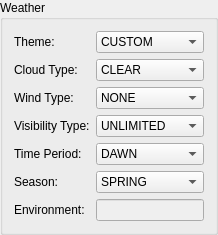
         <widget class="QGroupBox" name="weatherGroupBox">
          <property name="title">
           <string>Weather</string>
          </property>
          <layout class="QGridLayout" name="gridLayout_25">
           <item row="1" column="0">
            <widget class="QLabel" name="label_72">
             <property name="text">
              <string>Cloud Type:</string>
             </property>
            </widget>
           </item>
           <item row="1" column="1">
            <widget class="QComboBox" name="weatherCloudCombo">
             <item>
              <property name="text">
               <string>CLEAR</string>
              </property>
             </item>
             <item>
              <property name="text">
               <string>FEW</string>
              </property>
             </item>
             <item>
              <property name="text">
               <string>SCATTERED</string>
              </property>
             </item>
             <item>
              <property name="text">
               <string>BROKEN</string>
              </property>
             </item>
             <item>
              <property name="text">
               <string>OVERCAST</string>
              </property>
             </item>
            </widget>
           </item>
           <item row="2" column="0">
            <widget class="QLabel" name="label_73">
             <property name="text">
              <string>Wind Type:</string>
             </property>
            </widget>
           </item>
           <item row="2" column="1">
            <widget class="QComboBox" name="weatherWindCombo">
             <item>
              <property name="text">
               <string>NONE</string>
              </property>
             </item>
             <item>
              <property name="text">
               <string>BREEZE</string>
              </property>
             </item>
             <item>
              <property name="text">
               <string>LIGHT</string>
              </property>
             </item>
             <item>
              <property name="text">
               <string>MODERATE</string>
              </property>
             </item>
             <item>
              <property name="text">
               <string>HEAVY</string>
              </property>
             </item>
             <item>
              <property name="text">
               <string>SEVERE</string>
              </property>
             </item>
            </widget>
           </item>
           <item row="3" column="0">
            <widget class="QLabel" name="label_74">
             <property name="text">
              <string>Visibility Type:</string>
             </property>
            </widget>
           </item>
           <item row="3" column="1">
            <widget class="QComboBox" name="weatherVisibilityCombo">
             <item>
              <property name="text">
               <string>UNLIMITED</string>
              </property>
             </item>
             <item>
              <property name="text">
               <string>FAR</string>
              </property>
             </item>
             <item>
              <property name="text">
               <string>MODERATE</string>
              </property>
             </item>
             <item>
              <property name="text">
               <string>LIMTED</string>
              </property>
             </item>
             <item>
              <property name="text">
               <string>CLOSE</string>
              </property>
             </item>
            </widget>
           </item>
           <item row="5" column="0">
            <widget class="QLabel" name="label_82">
             <property name="text">
              <string>Time Period:</string>
             </property>
            </widget>
           </item>
           <item row="5" column="1">
            <widget class="QComboBox" name="weatherTimeCombo">
             <item>
              <property name="text">
               <string>DAWN</string>
              </property>
             </item>
             <item>
              <property name="text">
               <string>DAY</string>
              </property>
             </item>
             <item>
              <property name="text">
               <string>DUSK</string>
              </property>
             </item>
             <item>
              <property name="text">
               <string>NIGHT</string>
              </property>
             </item>
            </widget>
           </item>
           <item row="6" column="0">
            <widget class="QLabel" name="label_83">
             <property name="text">
              <string>Season:</string>
             </property>
            </widget>
           </item>
           <item row="6" column="1">
            <widget class="QComboBox" name="weatherSeasonCombo">
             <item>
              <property name="text">
               <string>SPRING</string>
              </property>
             </item>
             <item>
              <property name="text">
               <string>SUMMER</string>
              </property>
             </item>
             <item>
              <property name="text">
               <string>FALL</string>
              </property>
             </item>
             <item>
              <property name="text">
               <string>WINTER</string>
              </property>
             </item>
            </widget>
           </item>
           <item row="7" column="0">
            <widget class="QLabel" name="label_84">
             <property name="text">
              <string>Environment:</string>
             </property>
            </widget>
           </item>
           <item row="7" column="1">
            <widget class="QLineEdit" name="weatherEnvEdit">
             <property name="enabled">
              <bool>false</bool>
             </property>
            </widget>
           </item>
           <item row="0" column="0">
            <widget class="QLabel" name="label_75">
             <property name="text">
              <string>Theme:</string>
             </property>
            </widget>
           </item>
           <item row="0" column="1">
            <widget class="QComboBox" name="weatherThemeCombo">
             <item>
              <property name="text">
               <string>CUSTOM</string>
              </property>
             </item>
             <item>
              <property name="text">
               <string>CLEAR</string>
              </property>
             </item>
             <item>
              <property name="text">
               <string>FAIR</string>
              </property>
             </item>
             <item>
              <property name="text">
               <string>FOGGY</string>
              </property>
             </item>
             <item>
              <property name="text">
               <string>RAINY</string>
              </property>
             </item>
            </widget>
           </item>
          </layout>
         </widget>
